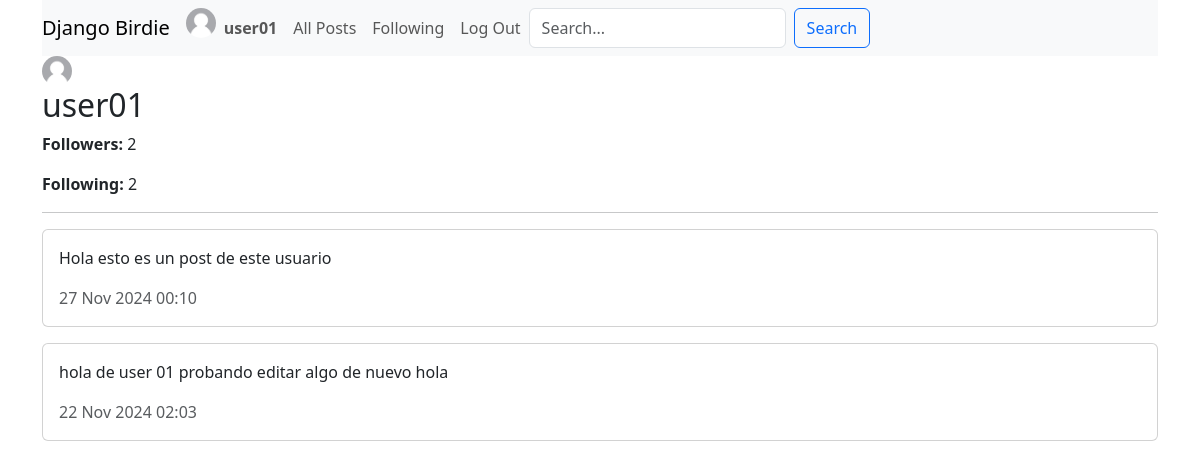
The page /profile/user01 (signed in) on the database its author committed.
### network/models.py (models this page shows, shortened)
class User(AbstractUser):
    first_name = models.CharField(max_length=30)
    last_name = models.CharField(max_length=30)
    profile_picture = models.ImageField(upload_to='profile_pictures/', null=True, blank=True, default='user/default_profile.jpg')
    followers = models.ManyToManyField(
        'self', related_name='following', symmetrical=False, blank=True
    )

class Post(models.Model):
    user = models.ForeignKey(User, on_delete=models.CASCADE, related_name="posts")
    content = models.TextField(max_length=280)
    created_at = models.DateTimeField(auto_now_add=True)
    likes = models.ManyToManyField(User, related_name="liked_posts", blank=True)

### network/views.py (the view, shortened to what this page needs)
# urls.py: path("profile/<str:username>", views.profile_view, name="profile"),
def profile_view(request, username):
    profile_user = get_object_or_404(User, username=username)
    posts = profile_user.posts.all().order_by('-created_at')
    is_following = request.user.is_authenticated and profile_user.followers.filter(id=request.user.id).exists()
    return render(request, "network/profile.html", {
        "profile_user": profile_user,
        "posts": posts,
        "is_following": is_following,
        "followers_count": profile_user.followers.count(),
        "following_count": profile_user.following.count(),
    })

### network/templatetags/extras.py (called while the page is built)
@register.filter
def profile_picture_or_default(profile_picture):
    if profile_picture:
        return profile_picture.url
    return '/static/network/user/default_profile.jpg'

### network/templates/network/profile.html (shortened to what this page needs)
{% extends "network/layout.html" %}
{% load extras %}
{% block body %}
<img src="{{ user.profile_picture|profile_picture_or_default }}" alt="Profile Picture" class="rounded-circle" width="30" height="30">
<h2>{{ profile_user.username }}</h2>
<p><strong>Followers:</strong> {{ followers_count }}</p>
<p><strong>Following:</strong> {{ following_count }}</p>
<hr>
<div>
    {% for post in posts %}
        <div class="card mb-3">
            <div class="card-body">
                <p class="card-text">{{ post.content }}</p>
                <p class="card-text text-muted">{{ post.created_at|date:"d M Y H:i" }}</p>
            </div>
        </div>
    {% endfor %}
</div>
{% endblock %}

### network/templates/network/layout.html (shortened to what this page needs)
{% load static %}
{% load extras %}
<!DOCTYPE html>
<html lang="en">
    <head>
        <head>
            <link rel="stylesheet" href="{% static 'network/vendor/bootstrap/css/bootstrap.min.css' %}">
            <link href="{% static 'network/css/styles.css' %}" rel="stylesheet">
        </head>
    </head>
    <body>
        <div class="container">
            <nav class="navbar navbar-expand-lg navbar-light bg-light">
                <a class="navbar-brand" href="{% url 'index' %}">Django Birdie</a>
                <div>
                    <ul class="navbar-nav mr-auto">
                        {% if user.is_authenticated %}
                                <img src="{{ user.profile_picture|profile_picture_or_default }}" alt="Profile Picture" class="rounded-circle" width="30" height="30">
                            <li class="nav-item">
                                <a class="nav-link" href="#"><strong>{{ user.username }}</strong></a>
                            </li>
                        {% endif %}
                        <li class="nav-item">
                        <a class="nav-link" href="{% url 'index' %}">All Posts</a>
                        </li>
                        {% if user.is_authenticated %}
                            <li class="nav-item">
                                <a class="nav-link" href="{% url 'following' %}">Following</a>
                            </li>
                            <li class="nav-item">
                                <a class="nav-link" href="{% url 'logout' %}">Log Out</a>
                            </li>
                        {% endif %}
                        <form method="get" action="{% url 'search' %}" class="d-flex">
                            <input type="text" name="q" class="form-control me-2" placeholder="Search...">
                            <button class="btn btn-outline-primary" type="submit">Search</button>
                        </form>
                    </ul>
                </div>
            </nav>
            <div class="body">
                {% block body %}
                {% endblock %}
            </div>
        </div>
    </body>
</html>

### rows shown on the page
User: username "user01"
Post: content "Hola esto es un post de este usuario", created_at "27 Nov 2024 00:10"
Post: content "hola de user 01 probando editar algo de nuevo hola", created_at "22 Nov 2024 02:03"

### other values the page prints
{{ followers_count }} "2"
{{ following_count }} "2"
